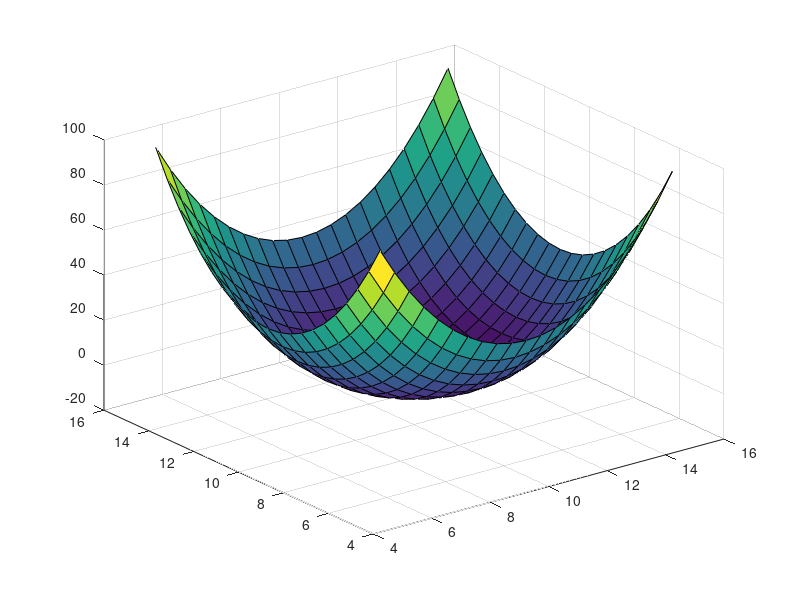
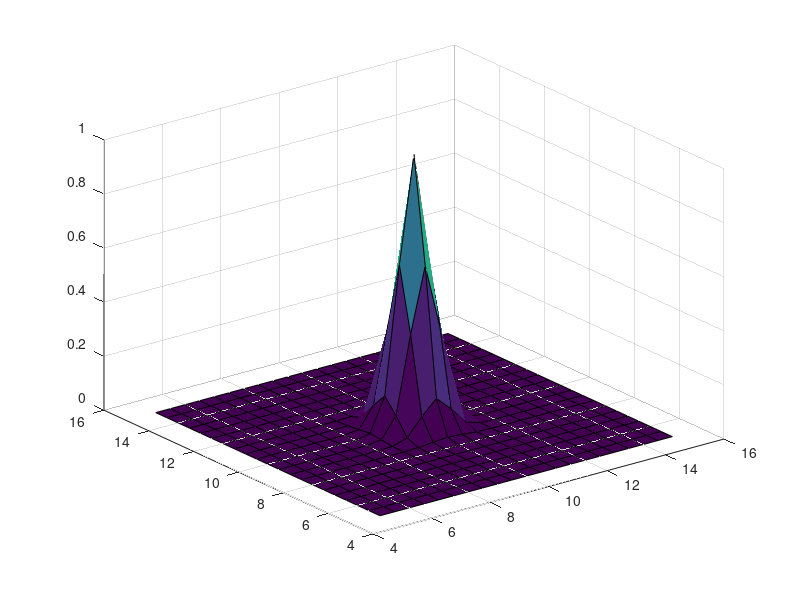
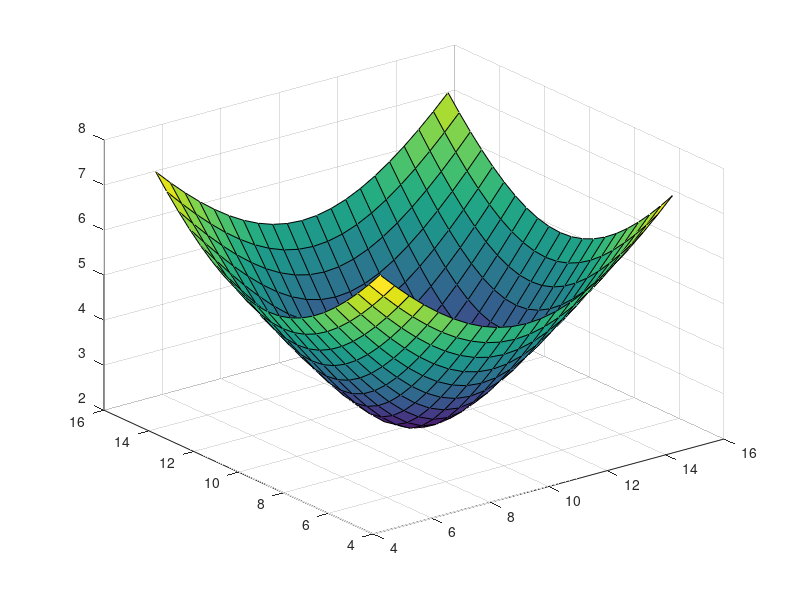

Source code (MATLAB) for these figures, in order:
function InterpImplfn()
[X Y] = meshgrid(5:0.5:15, 5:0.5:15);
f = sqrt(((X-10).^2)+((Y-10).^2));
Z1 = (f.^2).*log(f);
Z2 = exp(-2*f.^2);
Z3 = sqrt((f.^2)+(2^2));
figure; surf(X, Y, Z1);
figure; surf(X, Y, Z2);
figure; surf(X, Y, Z3);
brk = 1;